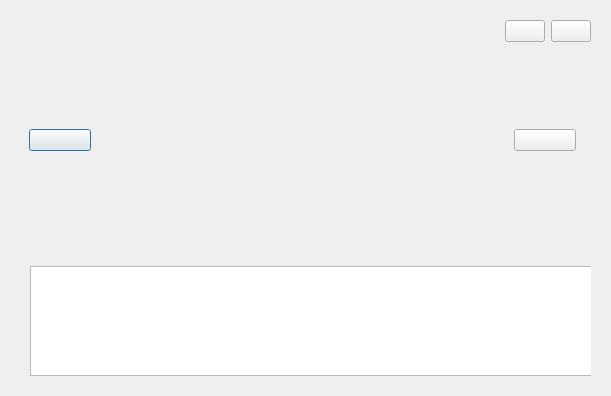
<?xml version="1.0" encoding="UTF-8"?>
<ui version="4.0">
 <class>SlideShowDlg</class>
 <widget class="QDialog" name="SlideShowDlg">
  <property name="geometry">
   <rect>
    <x>0</x>
    <y>0</y>
    <width>611</width>
    <height>396</height>
   </rect>
  </property>
  <property name="windowTitle">
   <string>Dialog</string>
  </property>
  <layout class="QVBoxLayout" name="verticalLayout" stretch="7,1">
   <item>
    <widget class="QWidget" name="slideShow" native="true">
     <layout class="QGridLayout" name="gridLayout">
      <item row="1" column="1">
       <widget class="PicAnimation" name="picAnimation" native="true"/>
      </item>
      <item row="1" column="0">
       <widget class="QWidget" name="slidepreWid" native="true">
        <property name="minimumSize">
         <size>
          <width>80</width>
          <height>0</height>
         </size>
        </property>
        <property name="maximumSize">
         <size>
          <width>80</width>
          <height>16777215</height>
         </size>
        </property>
        <layout class="QVBoxLayout" name="verticalLayout_4">
         <item>
          <widget class="PicButton" name="slidepreBtn">
           <property name="text">
            <string/>
           </property>
          </widget>
         </item>
        </layout>
       </widget>
      </item>
      <item row="1" column="2">
       <widget class="QWidget" name="slidenextWid" native="true">
        <property name="minimumSize">
         <size>
          <width>80</width>
          <height>0</height>
         </size>
        </property>
        <property name="maximumSize">
         <size>
          <width>80</width>
          <height>16777215</height>
         </size>
        </property>
        <layout class="QVBoxLayout" name="verticalLayout_3">
         <item>
          <widget class="PicButton" name="slidenextBtn">
           <property name="text">
            <string/>
           </property>
          </widget>
         </item>
        </layout>
       </widget>
      </item>
      <item row="0" column="2">
       <layout class="QHBoxLayout" name="horizontalLayout_2">
        <item>
         <widget class="PicStateBtn" name="playBtn">
          <property name="text">
           <string/>
          </property>
         </widget>
        </item>
        <item>
         <widget class="PicButton" name="closeBtn">
          <property name="text">
           <string/>
          </property>
         </widget>
        </item>
       </layout>
      </item>
     </layout>
    </widget>
   </item>
   <item>
    <widget class="QWidget" name="preShow" native="true">
     <layout class="QVBoxLayout" name="verticalLayout_2">
      <item>
       <widget class="QWidget" name="widget" native="true">
        <property name="minimumSize">
         <size>
          <width>0</width>
          <height>120</height>
         </size>
        </property>
        <property name="maximumSize">
         <size>
          <width>16777215</width>
          <height>120</height>
         </size>
        </property>
        <widget class="PreListWid" name="preListWidget">
         <property name="geometry">
          <rect>
           <x>10</x>
           <y>10</y>
           <width>16777215</width>
           <height>110</height>
          </rect>
         </property>
         <property name="minimumSize">
          <size>
           <width>0</width>
           <height>110</height>
          </size>
         </property>
         <property name="maximumSize">
          <size>
           <width>16777215</width>
           <height>110</height>
          </size>
         </property>
        </widget>
       </widget>
      </item>
     </layout>
    </widget>
   </item>
  </layout>
 </widget>
 <customwidgets>
  <customwidget>
   <class>PicButton</class>
   <extends>QPushButton</extends>
   <header location="global">picbutton.h</header>
  </customwidget>
  <customwidget>
   <class>PicStateBtn</class>
   <extends>QPushButton</extends>
   <header location="global">picstatebtn.h</header>
  </customwidget>
  <customwidget>
   <class>PicAnimation</class>
   <extends>QWidget</extends>
   <header location="global">picanimation.h</header>
   <container>1</container>
  </customwidget>
  <customwidget>
   <class>PreListWid</class>
   <extends>QListWidget</extends>
   <header location="global">prelistwid.h</header>
  </customwidget>
 </customwidgets>
 <resources/>
 <connections/>
</ui>
